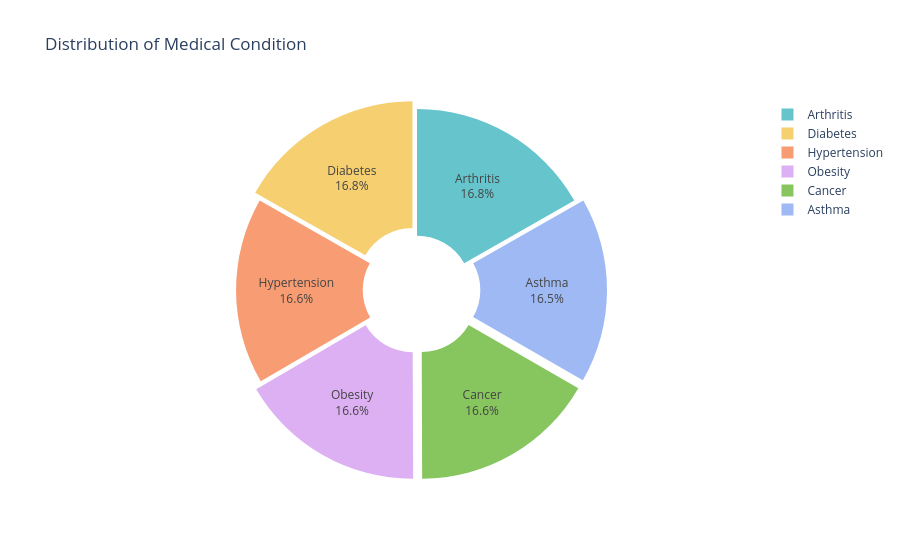

Notebook code cell kept with this figure:
### Markdown cell above
# 📊 Insights from Medical Condition Data  

## 🔹 1. Chronic Diseases Are Almost Equally Common  
- The **differences in case counts** for each disease are **minimal**, indicating that all these conditions are **almost equally prevalent**.  
- The highest number of cases is **Arthritis (9,218 cases)**, followed closely by **Diabetes (9,216 cases)**.  
- The lowest number of cases is **Asthma (9,095 cases)**, yet it remains very close to the other conditions.  

🔍 This suggests that **no single condition dominates**, highlighting the need for **equal attention** to all these chronic diseases.

### Code cell
import plotly.express as px

# رسم المخطط الدائري لفصائل الدم
fig = px.pie(data_df, names='Medical Condition', 
             title="Distribution of Medical Condition", 
             hole=0.3,  # يعطي شكل "Donut"
             color_discrete_sequence=px.colors.qualitative.Pastel)

fig.update_traces(textinfo="percent+label", pull=[0.05]*len(data_df['Medical Condition'].unique()))  
fig.show()

### Figure 1 — Plotly figure (JSON) as saved in the notebook; plotly's stock layout.template omitted (floating-point values rounded to 4 significant figures; data arrays with more than 128 entries replaced by an {"elided": "..."} marker saying what was removed)
{"data": [{"domain": {"x": [0, 1], "y": [0, 1]}, "hole": 0.3, "hovertemplate": "Medical Condition=%{label}<extra></extra>", "labels": {"elided": "54966 str values"}, "legendgroup": "", "name": "", "pull": [0.05, 0.05, 0.05, 0.05, 0.05, 0.05], "showlegend": true, "textinfo": "percent+label", "type": "pie"}], "layout": {"legend": {"tracegroupgap": 0}, "piecolorway": ["rgb(102, 197, 204)", "rgb(246, 207, 113)", "rgb(248, 156, 116)", "rgb(220, 176, 242)", "rgb(135, 197, 95)", "rgb(158, 185, 243)", "rgb(254, 136, 177)", "rgb(201, 219, 116)", "rgb(139, 224, 164)", "rgb(180, 151, 231)", "rgb(179, 179, 179)"], "title": {"text": "Distribution of Medical Condition"}}}
